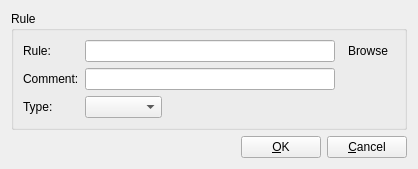
<?xml version="1.0" encoding="UTF-8"?>
<ui version="4.0">
 <class>RuleInfoWidget</class>
 <widget class="QWidget" name="RuleInfoWidget">
  <property name="geometry">
   <rect>
    <x>0</x>
    <y>0</y>
    <width>371</width>
    <height>155</height>
   </rect>
  </property>
  <property name="windowTitle">
   <string>Rule</string>
  </property>
  <layout class="QVBoxLayout" name="verticalLayout">
   <item>
    <widget class="QGroupBox" name="groupBox">
     <property name="title">
      <string>Rule</string>
     </property>
     <layout class="QGridLayout" name="gridLayout">
      <item row="0" column="0">
       <widget class="QLabel" name="labelRule">
        <property name="text">
         <string>Rule:</string>
        </property>
       </widget>
      </item>
      <item row="1" column="0">
       <widget class="QLabel" name="label_2">
        <property name="text">
         <string>Comment:</string>
        </property>
       </widget>
      </item>
      <item row="2" column="1">
       <widget class="QComboBox" name="comboBox">
        <item>
         <property name="text">
          <string> </string>
         </property>
        </item>
        <item>
         <property name="text">
          <string>Whitelist</string>
         </property>
        </item>
        <item>
         <property name="text">
          <string>Blacklist</string>
         </property>
        </item>
       </widget>
      </item>
      <item row="2" column="0">
       <widget class="QLabel" name="labelType">
        <property name="text">
         <string>Type:</string>
        </property>
       </widget>
      </item>
      <item row="1" column="1" colspan="2">
       <widget class="QLineEdit" name="lineEditComment"/>
      </item>
      <item row="0" column="1" colspan="2">
       <widget class="QLineEdit" name="lineEditRule">
        <property name="minimumSize">
         <size>
          <width>250</width>
          <height>0</height>
         </size>
        </property>
       </widget>
      </item>
      <item row="0" column="3">
       <widget class="QToolButton" name="toolButtonBrowse">
        <property name="text">
         <string>Browse</string>
        </property>
        <property name="icon">
         <iconset resource="../controlcenter.qrc">
          <normaloff>:/icon/resources/images/rescan.png</normaloff>:/icon/resources/images/rescan.png</iconset>
        </property>
        <property name="autoRaise">
         <bool>true</bool>
        </property>
       </widget>
      </item>
      <item row="2" column="2">
       <spacer name="horizontalSpacer">
        <property name="orientation">
         <enum>Qt::Horizontal</enum>
        </property>
        <property name="sizeHint" stdset="0">
         <size>
          <width>40</width>
          <height>20</height>
         </size>
        </property>
       </spacer>
      </item>
     </layout>
    </widget>
   </item>
   <item>
    <layout class="QHBoxLayout" name="horizontalLayout">
     <item>
      <spacer name="horizontalSpacer_3">
       <property name="orientation">
        <enum>Qt::Horizontal</enum>
       </property>
       <property name="sizeHint" stdset="0">
        <size>
         <width>40</width>
         <height>20</height>
        </size>
       </property>
      </spacer>
     </item>
     <item>
      <widget class="QPushButton" name="pushButtonOK">
       <property name="text">
        <string>&amp;OK</string>
       </property>
      </widget>
     </item>
     <item>
      <widget class="QPushButton" name="pushButtonCancel">
       <property name="text">
        <string>&amp;Cancel</string>
       </property>
      </widget>
     </item>
    </layout>
   </item>
  </layout>
 </widget>
 <resources>
  <include location="../controlcenter.qrc"/>
 </resources>
 <connections/>
</ui>
